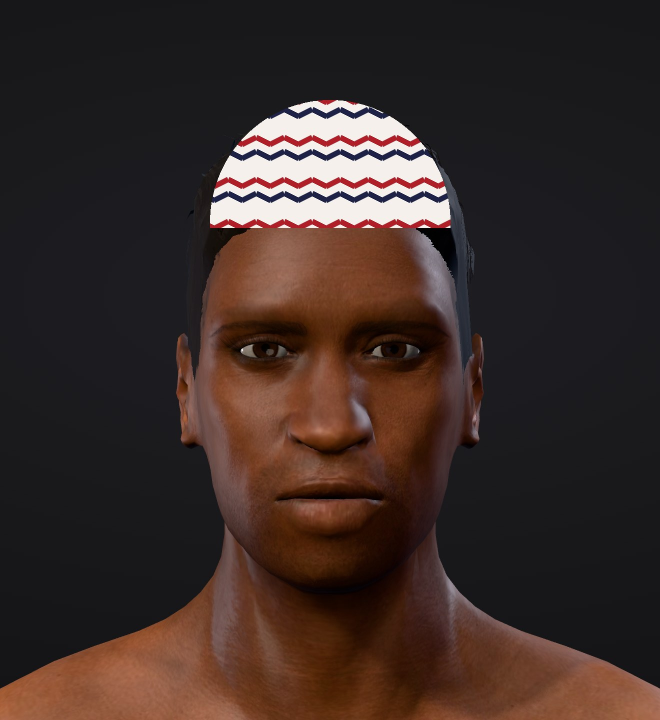
#> input picture tests/fixtures/photos/headwear.jpg, 1320 x 1440 px, given in place of front.png, which was not available (shown at 1/2 size)
$ python derive-photo-fixtures.py
#> lines starting #> are read from the running program, lines starting #| are printed output that depends on the picture; after the words box and inside, x2 and y2 are one past the last pixel; in counts of white or black regions, pixels touching at a corner belong together
"""Derives photo-check test fixtures from the rendered CC0 sample head.

Run after render-photo-fixtures.mjs:  python3 scripts/fixtures/derive-photo-fixtures.py
Writes tests/fixtures/photos/*. Every image derives from the CC0 MakeHuman
sample bust (scripts/sample-head/README.md) — no real person's photo.
"""
import os
from PIL import Image, ImageEnhance, ImageFilter

SRC = "tests/fixtures/photos/source"
OUT = "tests/fixtures/photos"


def load(name):
#> called with name = 'front'
    im = Image.open(os.path.join(SRC, f"{name}.png")).convert("RGB")
#> im is the input picture: PIL image 1320x1440 RGB; mean R, G, B 58.6, 43.7, 39.8
    return im.crop((0, 0, im.width, 1440))  # drop the viewport toolbar


front = load("front")
front.save(f"{OUT}/front.jpg", quality=88)
front.save(f"{OUT}/front.png", optimize=True)
front.save(f"{OUT}/front.webp", quality=85)
load("three-quarter").save(f"{OUT}/three-quarter.jpg", quality=88)
#> call 2 of load, with name = 'three-quarter'
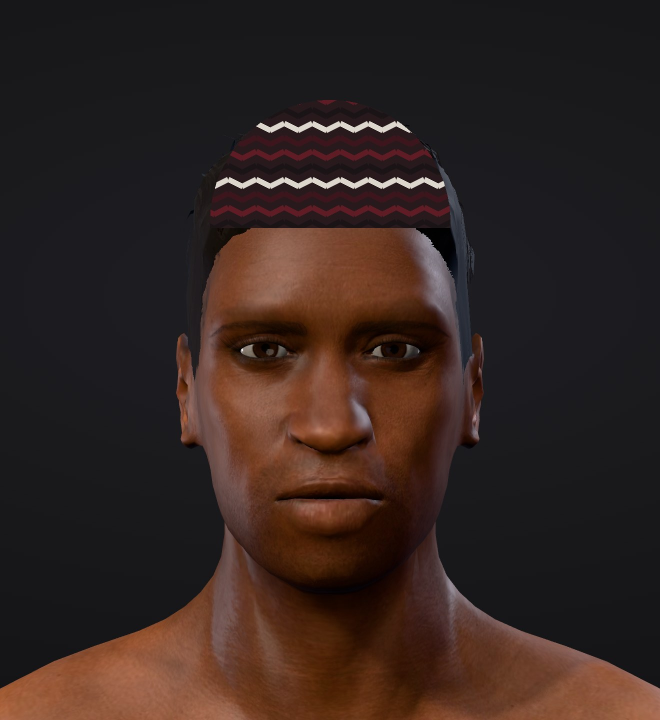
#> input picture tests/fixtures/photos/headwear-dark.jpg, 1320 x 1440 px, given in place of three-quarter.png, which was not available (shown at 1/2 size)
#> in load, im is the input picture: PIL image 1320x1440 RGB; mean R, G, B 51.2, 36.5, 32.5
load("profile").save(f"{OUT}/profile.jpg", quality=88)

front.filter(ImageFilter.GaussianBlur(14)).save(f"{OUT}/blurry.jpg", quality=88)
ImageEnhance.Brightness(front).enhance(0.18).save(f"{OUT}/dark.jpg", quality=88)
front.resize((600, 655), Image.LANCZOS).save(f"{OUT}/low-res.jpg", quality=88)

pair = Image.new("RGB", (front.width * 2, front.height))
#> pair: PIL image 2640x1440 RGB; every value is 0
pair.paste(front, (0, 0))
pair.paste(front, (front.width, 0))
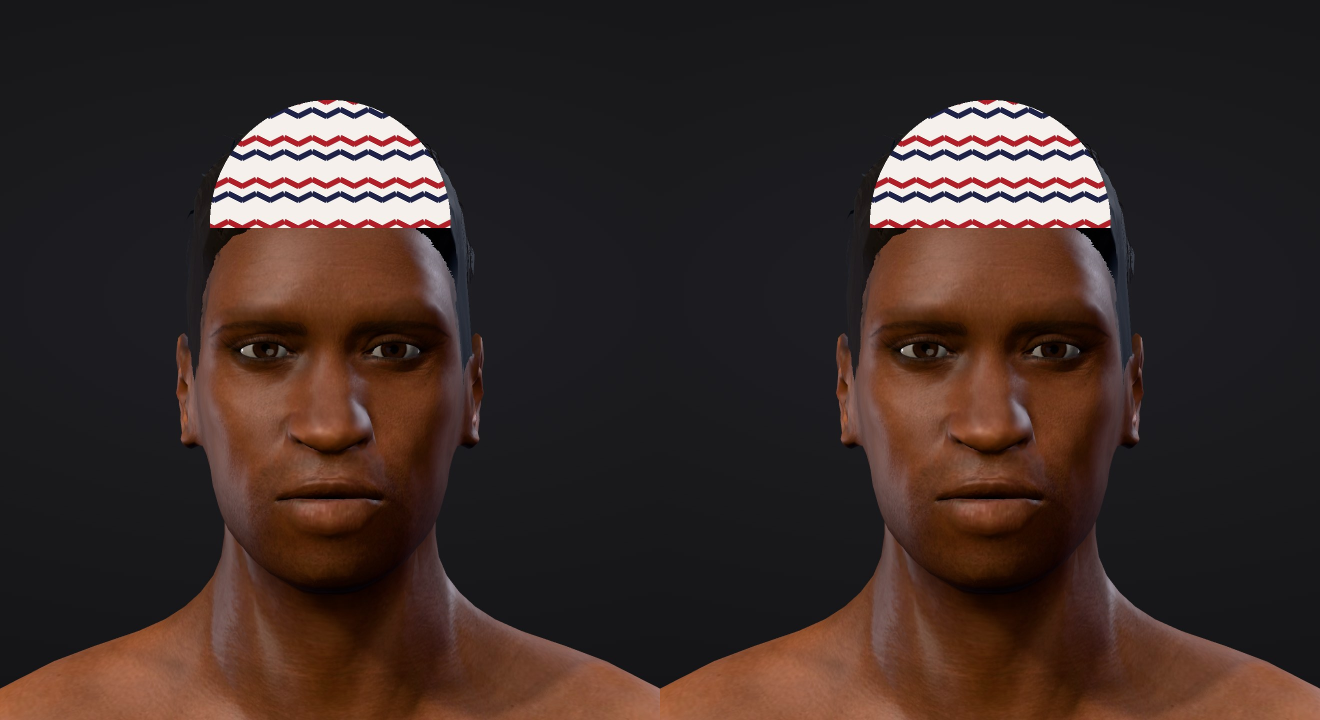
#> pair: PIL image 2640x1440 RGB (shown at 1/2 size); mean R, G, B 58.6, 43.7, 39.8
pair.save(f"{OUT}/two-people.jpg", quality=85)

def framed(scale, canvas):
#> called with scale = 0.45, canvas = 2200
    im = Image.new("RGB", (canvas, canvas), (22, 22, 24))
#> im: PIL image 2200x2200 RGB
    s = front.resize((int(front.width * scale), int(front.height * scale)), Image.LANCZOS)
    im.paste(s, ((canvas - s.width) // 2, (canvas - s.height) // 2))
    return im


framed(0.45, 2200).save(f"{OUT}/small-face.jpg", quality=88)  # face ≈ 13 % of the height
framed(0.5, 2000).save(f"{OUT}/distant-face.jpg", quality=88)  # face ≈ 16 %
#> call 2 of framed, with scale = 0.5, canvas = 2000
#> in framed (call 2), `im.paste(s, ((canvas - s.width) // 2, (canvas - s.height) // 2))`:
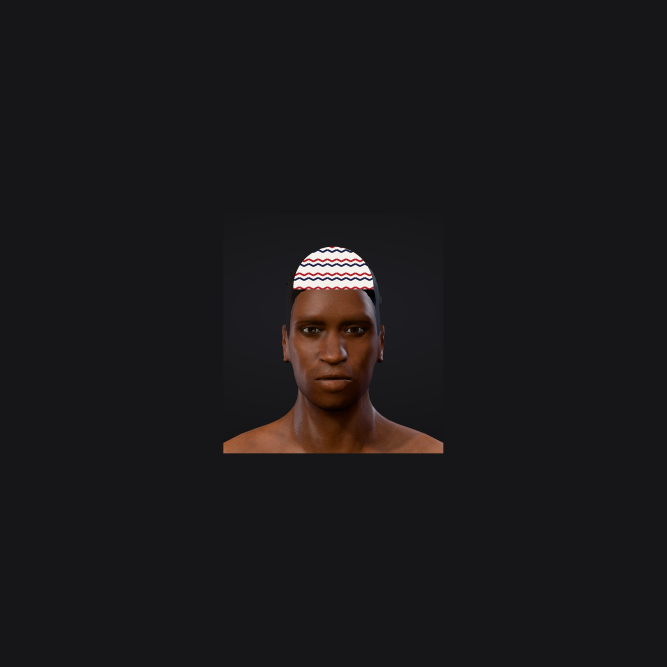
#> im: PIL image 2000x2000 RGB (shown at 1/3 size); mean R, G, B 26.3, 24.6, 25.9

# Patterned cap drawn over the hair (red / white / navy zigzag, like a kufi
# or knitted cap). Synthetic — tests the "head covered" suggestion.
from PIL import ImageDraw

def cap(palette, background, name):
#> called with background = (245, 240, 235), name = 'headwear.jpg'
    capped = front.copy()
    mask = Image.new("L", capped.size, 0)
#> mask: PIL image 1320x1440 L; every value is 0
    ImageDraw.Draw(mask).chord((420, 200, 900, 690), 180, 360, fill=255)
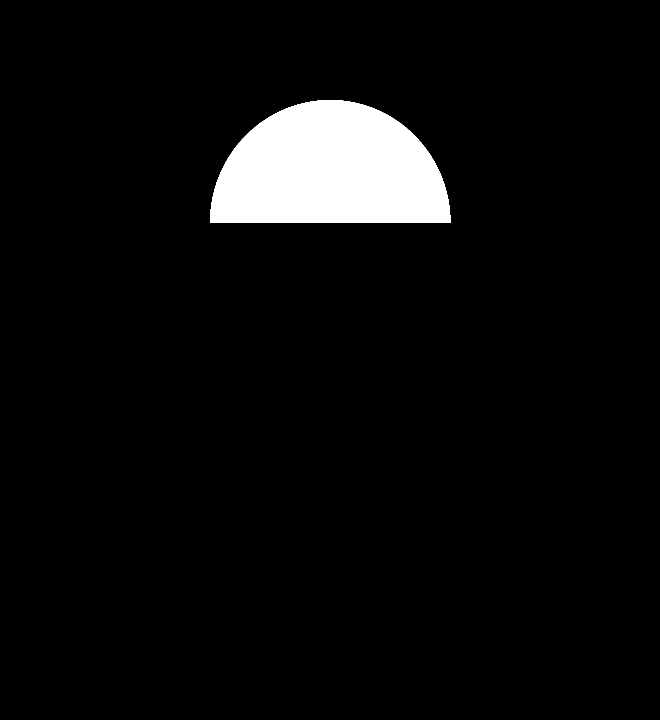
#> mask: PIL image 1320x1440 L (shown at 1/2 size); 4.9% white; 1 white region, box (x1, y1, x2, y2) and area: (420, 200, 901, 446) 92956
    ImageDraw.Draw(mask).rectangle((420, 440, 900, 455), fill=255)
#> mask: PIL image 1320x1440 L; 5.1% white; 1 white region, box (x1, y1, x2, y2) and area: (420, 200, 901, 456) 97766
    pattern = Image.new("RGB", capped.size, background)
    pd = ImageDraw.Draw(pattern)
    for i, y in enumerate(range(190, 470, 28)):
        points = [(x, y + (14 if (x // 28) % 2 else 0)) for x in range(400, 930, 28)]
        pd.line(points, fill=palette[i % len(palette)], width=12)
    capped.paste(pattern, (0, 0), mask)
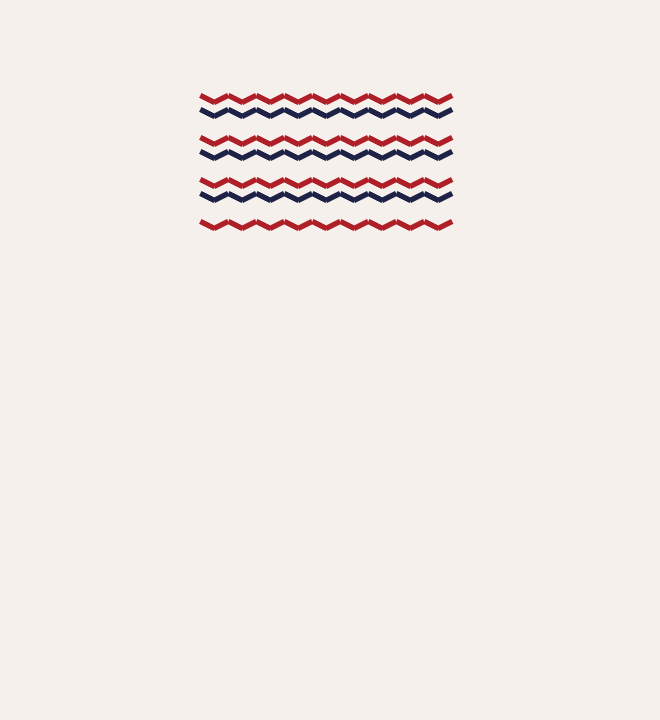
#> pattern: PIL image 1320x1440 RGB (shown at 1/2 size); mean R, G, B 242.2, 235.5, 231.1
    capped.save(f"{OUT}/{name}", quality=88)


# Vivid: red / navy / white zigzag.
cap([(176, 30, 40), (30, 34, 70), (245, 240, 235)], (245, 240, 235), "headwear.jpg")
# Dark: maroon / black with thin white threads — close in colour to deep skin
# tones, like a woven fila cap (found missed in product-owner testing).
cap([(96, 28, 36), (26, 20, 22), (220, 214, 204), (60, 22, 28)], (40, 26, 28), "headwear-dark.jpg")

grad = Image.linear_gradient("L").resize((1600, 1200)).convert("RGB")
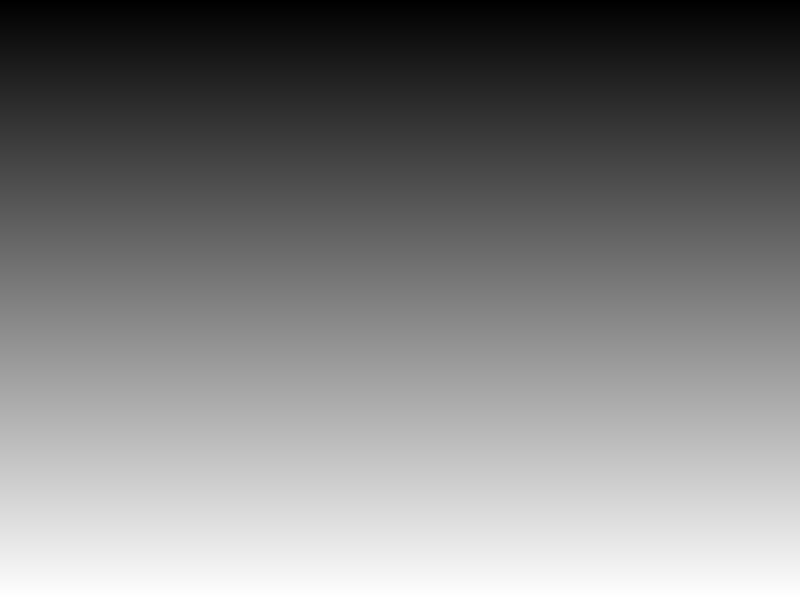
#> grad: PIL image 1600x1200 RGB (shown at 1/2 size); min 0, max 255, mean 127.5
grad.save(f"{OUT}/no-face.jpg", quality=88)

front.resize((400, 436)).save(f"{OUT}/unsupported.gif")
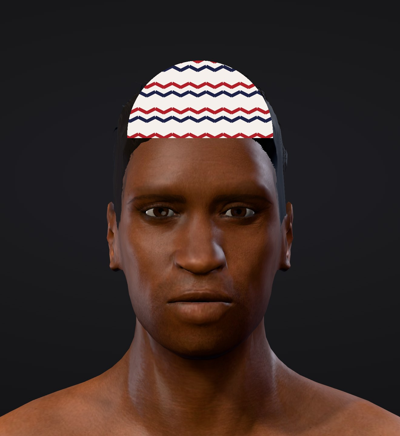
#> saved as unsupported.gif: PIL image 400x436 RGB; mean R, G, B 58.6, 43.7, 39.8
with open(f"{OUT}/not-an-image.jpg", "w") as f:
    f.write("This is a text file with a .jpg name.\n")
# HEIC signature (ftyp/heic) without real HEVC data: Chromium can't decode HEIC.
with open(f"{OUT}/photo.heic", "wb") as f:
    f.write(b"\x00\x00\x00\x18ftypheic\x00\x00\x00\x00mif1heic" + bytes(2048))
print("fixtures written to", OUT)
